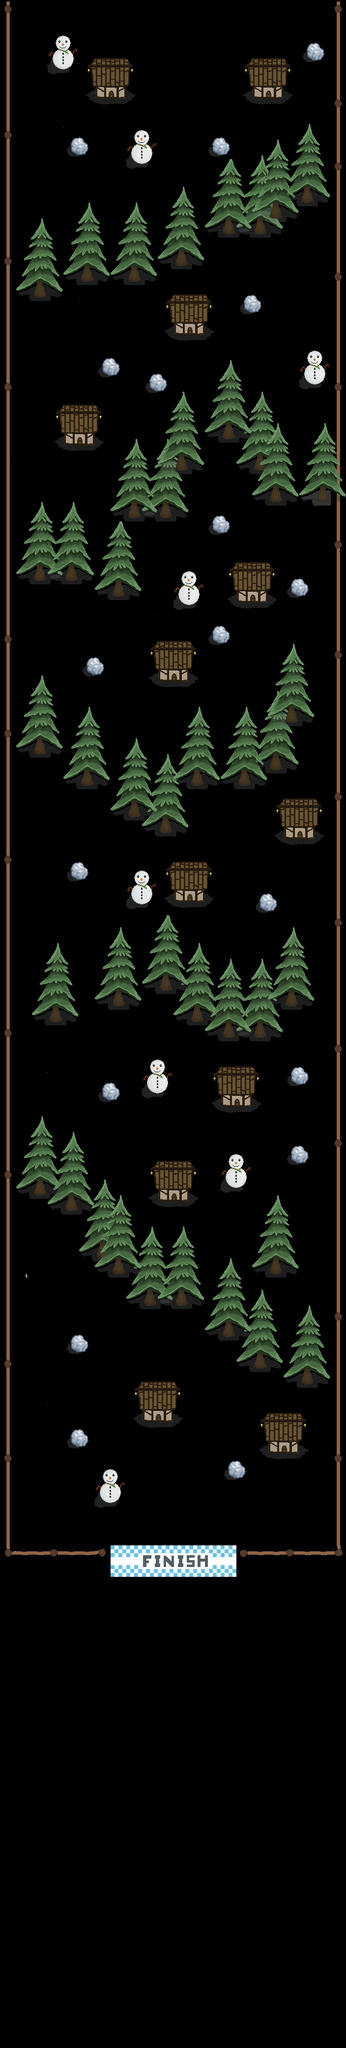

Below is a game level as drawn by its tile map, then a one-line description and the .tmx that defines it (tile-layer data replaced by summaries):
An orthogonal 22x130 tile map with 32x32 px tiles, 2 tile layers (Tile Layer 2, Main), 5 tilesets and 87 objects.

<map version="1.0" tiledversion="1.1.5" orientation="orthogonal" renderorder="right-down" width="22" height="130" tilewidth="32" tileheight="32" infinite="0" nextobjectid="237">
 <tileset firstgid="1" name="SnowTileSet" tilewidth="32" tileheight="32" tilecount="36" columns="6">
  <image source="../Sprites/TileSet.png" width="193" height="193" />
 </tileset>
 <tileset firstgid="37" name="House" tilewidth="32" tileheight="32" tilecount="16" columns="4">
  <image source="../Sprites/House.png" width="128" height="128" />
 </tileset>
 <tileset firstgid="53" name="Finish Line" tilewidth="32" tileheight="32" tilecount="16" columns="8">
  <image source="../Sprites/Finish Line.png" width="264" height="64" />
 </tileset>
 <tileset firstgid="69" name="Fence" tilewidth="32" tileheight="32" tilecount="9" columns="3">
  <image source="../Sprites/Fence.png" width="96" height="96" />
 </tileset>
 <tileset firstgid="78" name="Ramp" tilewidth="32" tileheight="32" tilecount="9" columns="3">
  <image source="../Sprites/Ramp.png" width="100" height="100" />
 </tileset>
 <layer name="Tile Layer 2" width="22" height="130" offsetx="1" offsety="3">
  <data>[2860 cells, 565 non-empty, 28 distinct tile ids]</data>
 </layer>
 <objectgroup name="Spawn">
  <object id="144" x="325" y="33.6667" width="51" height="80" />
 </objectgroup>
 <layer name="Main" width="22" height="130" offsetx="1" offsety="3">
  <data>[2860 cells, 959 non-empty, 67 distinct tile ids]</data>
 </layer>
 <objectgroup name="Collision" offsetx="4.66667" offsety="2">
  <object id="129" x="-4.66667" y="-2" width="24.2424" height="3193.94" />
  <object id="130" x="675.333" y="2" width="20" height="3192" />
  <object id="145" x="16.3333" y="3136" width="196" height="30" />
  <object id="146" x="483.333" y="3138" width="209" height="25" />
  <object id="152" x="158.667" y="522.667" width="26.6667" height="46" />
  <object id="153" x="542.667" y="386" width="28" height="53.3333" />
  <object id="154" x="440.667" y="830" width="35.3333" height="55.3333" />
  <object id="155" x="226" y="1156.67" width="24.6667" height="52.6667" />
  <object id="156" x="574" y="1414.67" width="29.3333" height="50" />
  <object id="157" x="384.667" y="1540" width="25.3333" height="56" />
  <object id="158" x="317.333" y="1956" width="29.3333" height="52.6667" />
  <object id="159" x="574" y="1988" width="28.6667" height="53.3333" />
  <object id="160" x="129.333" y="2410" width="24" height="46.6667" />
  <object id="161" x="542" y="2532.67" width="29.3333" height="54" />
  <object id="162" x="188.333" y="118" width="64" height="81" />
  <object id="163" x="510.333" y="113" width="62" height="84" />
  <object id="164" x="619.333" y="86" width="35" height="33" />
  <object id="165" x="430.333" y="277" width="31" height="36" />
  <object id="166" x="136.333" y="278" width="38" height="36" />
  <object id="167" x="63.3333" y="564" width="26" height="41" />
  <object id="168" x="254.333" y="532" width="26" height="39" />
  <object id="169" x="347.333" y="500" width="27" height="38" />
  <object id="170" x="443.333" y="429" width="27" height="44" />
  <object id="171" x="514.333" y="432" width="22" height="39" />
  <object id="173" x="608.333" y="371" width="24" height="39" />
  <object id="174" x="347.333" y="596" width="63" height="82" />
  <object id="175" x="490.333" y="596" width="34" height="36" />
  <object id="176" x="201.333" y="726" width="35" height="33" />
  <object id="177" x="299.333" y="757" width="33" height="34" />
  <object id="178" x="124.333" y="821" width="63" height="80" />
  <object id="179" x="349.333" y="912" width="26" height="41" />
  <object id="180" x="512.333" y="910" width="22" height="42" />
  <object id="181" x="542.333" y="974" width="24" height="43" />
  <object id="182" x="638.333" y="975" width="26" height="45" />
  <object id="183" x="256.333" y="1012" width="25" height="37" />
  <object id="184" x="320.333" y="1011" width="26" height="37" />
  <object id="185" x="130.333" y="1137" width="24" height="41" />
  <object id="186" x="65.3333" y="1137" width="26" height="39" />
  <object id="187" x="476.333" y="1141" width="63" height="80" />
  <object id="188" x="315.333" y="1301" width="67" height="83" />
  <object id="189" x="426.333" y="1270" width="36" height="34" />
  <object id="190" x="585.333" y="1172" width="32" height="36" />
  <object id="191" x="170.333" y="1334" width="34" height="34" />
  <object id="193" x="427.333" y="1047" width="33" height="31" />
  <object id="194" x="65.3333" y="1491" width="20" height="36" />
  <object id="195" x="160.333" y="1552" width="25" height="40" />
  <object id="196" x="258.333" y="1622" width="21" height="39" />
  <object id="197" x="320.333" y="1651" width="24" height="38" />
  <object id="198" x="477.333" y="1559" width="24" height="34" />
  <object id="199" x="543.333" y="1521" width="22" height="39" />
  <object id="200" x="572.333" y="1617" width="66" height="85" />
  <object id="201" x="349.333" y="1749" width="64" height="82" />
  <object id="202" x="521.333" y="1813" width="33" height="36" />
  <object id="203" x="138.333" y="1751" width="34" height="35" />
  <object id="204" x="224.333" y="2005" width="24" height="35" />
  <object id="205" x="94.3333" y="2037" width="25" height="35" />
  <object id="206" x="386.333" y="2039" width="23" height="35" />
  <object id="207" x="448.333" y="2070" width="26" height="38" />
  <object id="208" x="516.333" y="2075" width="19" height="33" />
  <object id="209" x="446.333" y="2161" width="62" height="81" />
  <object id="210" x="587.333" y="2167" width="33" height="34" />
  <object id="211" x="203.333" y="2197" width="32" height="36" />
  <object id="212" x="580.333" y="2324" width="37" height="34" />
  <object id="213" x="316.333" y="2355" width="66" height="83" />
  <object id="214" x="63.3333" y="2388" width="26" height="33" />
  <object id="215" x="192.333" y="2510" width="23" height="42" />
  <object id="216" x="224.333" y="2541" width="25" height="45" />
  <object id="217" x="287.333" y="2613" width="20" height="31" />
  <object id="218" x="352.333" y="2615" width="23" height="35" />
  <object id="220" x="449.333" y="2675" width="21" height="37" />
  <object id="221" x="515.333" y="2743" width="26" height="36" />
  <object id="222" x="604.333" y="2770" width="24" height="36" />
  <object id="223" x="284.333" y="2803" width="64" height="81" />
  <object id="224" x="139.333" y="2713" width="34" height="29" />
  <object id="225" x="140.333" y="2902" width="32" height="37" />
  <object id="226" x="460.333" y="2967" width="29" height="32" />
  <object id="227" x="542.333" y="2865" width="64" height="84" />
 </objectgroup>
 <objectgroup name="SnowmanCollision" offsetx="-1" offsety="0">
  <object id="228" x="107" y="70" width="45" height="69" />
  <object id="229" x="268" y="266" width="39" height="70" />
  <object id="230" x="624" y="715" width="39" height="60" />
  <object id="231" x="368" y="1159" width="34" height="71" />
  <object id="232" x="272" y="1766" width="38" height="69" />
  <object id="233" x="304" y="2155" width="35" height="65" />
  <object id="234" x="461" y="2335" width="38" height="76" />
  <object id="235" x="209" y="2982" width="35" height="68" />
 </objectgroup>
 <objectgroup name="Coin" />
 <objectgroup name="Finish">
  <object id="147" x="223" y="3140" width="260" height="27" />
 </objectgroup>
 <objectgroup name="RampCollision" />
</map>